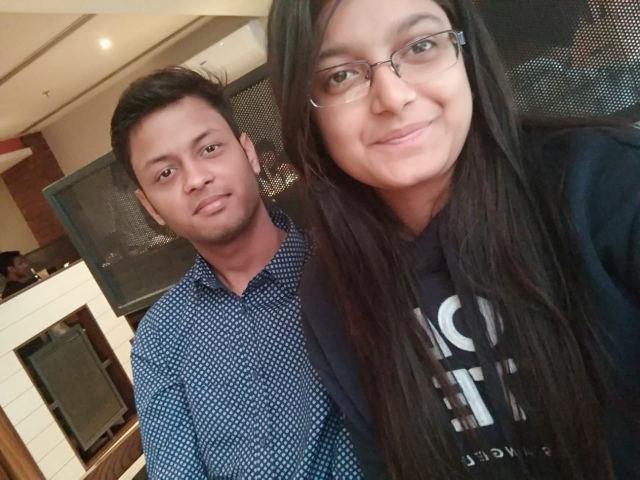
#> input picture IMG-20190217-WA0046.jpg, 1280 x 959 px, given in place of the camera (shown at 1/2 size)
$ python img.py
#> lines starting #> are read from the running program, lines starting #| are printed output that depends on the picture
import cv2
import numpy as np

cap = cv2.VideoCapture(0)

face_cascade=cv2.CascadeClassifier('haarcascade_frontalface_alt.xml')
face_data=[]
data_set='./New Folder'
cnt=0
while True:
	ret,frame=cap.read()
#> frame is the input picture: shape (959, 1280, 3); mean B, G, R 78.9, 84.7, 96.1
	if ret == False:
		continue

	gray=cv2.cvtColor(frame,cv2.COLOR_BGR2RGB)


	gray=cv2.flip(gray,1)
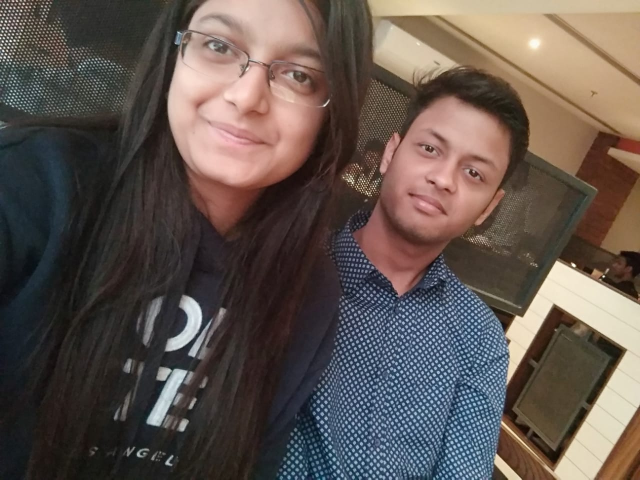
#> gray: shape (959, 1280, 3) (shown at 1/2 size); mean R, G, B 96.1, 84.7, 78.9
	frame=cv2.flip(frame,1)
	faces=face_cascade.detectMultiScale(frame,1.3,5)
#> faces = ()

	for (x,y,w,h) in  faces:
		face_section=frame[y-10:y+10+h,x-10:x-10+w]
		face_section=cv2.resize(face_section,(100,100))
		cv2.rectangle(frame,(x,y),(x+w,y+h),(0,255,255),2)
		cv2.imshow('fr2',face_section)

		if (cnt%10==0):
			face_data.append(face_section)
			print(len(face_data))
#> this loop made 0 passes
#> after the loop, face_data = []


	cv2.imshow('FRa',frame)
	#cv2.imshow('fra2',gray)


	key= cv2.waitKey(1) & 0xFF
#> (key q is pressed here)
	if key==ord('q'):
		break

cap.release()
cv2.destroyAllWindows()
